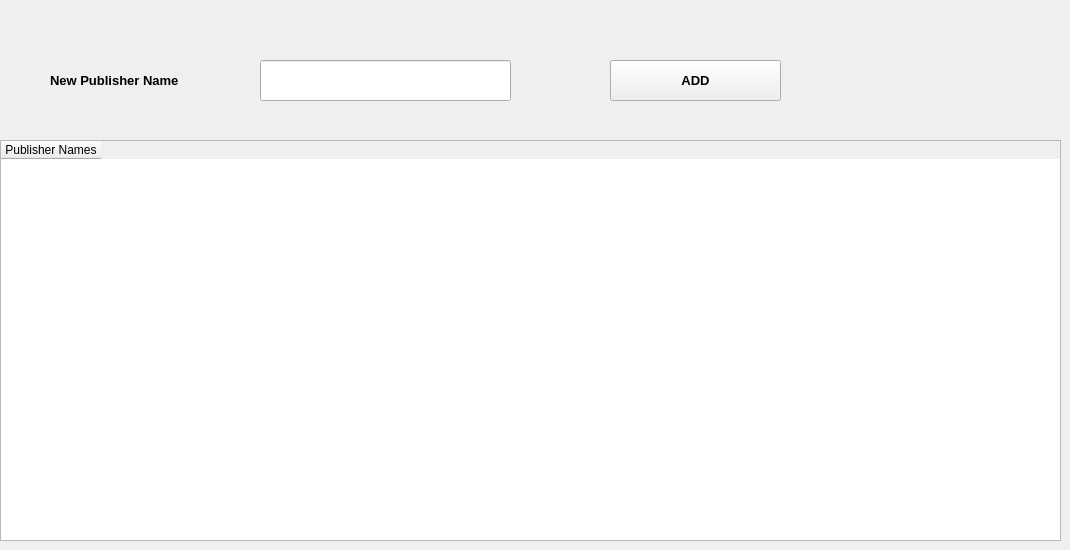
      <widget class="QWidget" name="tab_13">
       <attribute name="title">
        <string>Publisher</string>
       </attribute>
       <widget class="QLabel" name="label_47">
        <property name="geometry">
         <rect>
          <x>50</x>
          <y>70</y>
          <width>181</width>
          <height>21</height>
         </rect>
        </property>
        <property name="font">
         <font>
          <pointsize>10</pointsize>
          <weight>75</weight>
          <bold>true</bold>
         </font>
        </property>
        <property name="text">
         <string>New Publisher Name</string>
        </property>
       </widget>
       <widget class="QPushButton" name="pushButton_20">
        <property name="geometry">
         <rect>
          <x>610</x>
          <y>60</y>
          <width>171</width>
          <height>41</height>
         </rect>
        </property>
        <property name="font">
         <font>
          <pointsize>10</pointsize>
          <weight>75</weight>
          <bold>true</bold>
         </font>
        </property>
        <property name="text">
         <string>ADD</string>
        </property>
       </widget>
       <widget class="QTableWidget" name="tableWidget_5">
        <property name="geometry">
         <rect>
          <x>0</x>
          <y>140</y>
          <width>1061</width>
          <height>401</height>
         </rect>
        </property>
        <column>
         <property name="text">
          <string>Publisher Names</string>
         </property>
        </column>
       </widget>
       <widget class="QLineEdit" name="lineEdit_31">
        <property name="geometry">
         <rect>
          <x>260</x>
          <y>60</y>
          <width>251</width>
          <height>41</height>
         </rect>
        </property>
       </widget>
      </widget>
